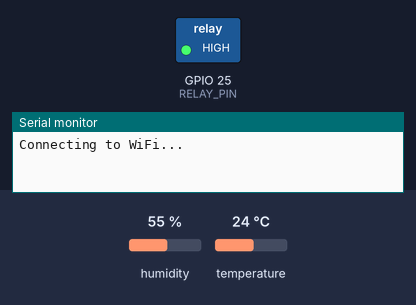
This sketch was run on a simulated ESP32. Shown: switched loads named in the sketch (green lamp = pin HIGH), the last lines printed to the serial monitor. The inputs (shaded band) are chosen by the test bench; at power-on: humidity 55 %, temperature 24 °C. WiFi joins after 1.5 s; servers stay silent unless stated.

Above: at 0.1 s.
At 50.1 s:
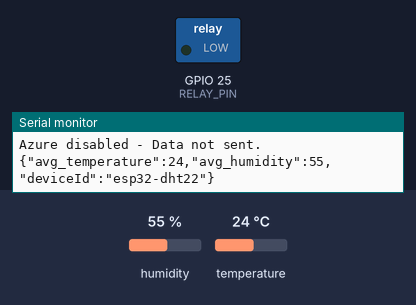
Timing chart, 0 to 51.6 s (numbered marks = the images above):
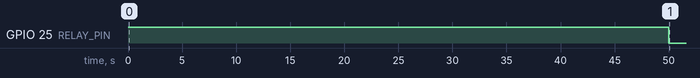

Measured:
- by itself, GPIO 25 (RELAY_PIN): HIGH → LOW at 50.0 s

The sketch:

diffuser.ino
```cpp
#include <WiFi.h>
#include <WiFiClientSecure.h>
#include <PubSubClient.h>
#include <DHT.h>
#include <ArduinoJson.h>

// ====== WiFi Config ======
const char* ssid = "SLT_FIBRE";
const char* password = "srisha2830";

// ====== Azure IoT Hub Settings ======
const char* mqttServer = "iotesp32dht22.azure-devices.net";
const int mqttPort = 8883;
const char* deviceId = "esp32-dht22";
const char* sasToken = "SharedAccessSignature sr=iotesp32dht22.azure-devices.net%2Fdevices%2Fesp32-dht22&sig=l7g5%2BAXQtfjv8hjAuzgZXrEKSlMiGW3IawxqQ6d3Sus%3D&se=1746004807";

// ====== Azure Toggle ======
const bool ENABLE_AZURE = false;  // Set true when ready to connect to Azure

// ====== DHT22 Sensor Setup ======
#define DHTPIN 4
#define DHTTYPE DHT22
DHT dht(DHTPIN, DHTTYPE);

// ====== Relay Setup ======
#define RELAY_PIN 25  // GPIO25 connected to IN pin of relay module

// ====== Averaging Setup ======
const int MAX_SAMPLES = 5;
unsigned long sampleInterval = 10000;  // 10 seconds
float temperatureSamples[MAX_SAMPLES];
float humiditySamples[MAX_SAMPLES];
int sampleIndex = 0;
unsigned long lastSampleTime = 0;

// ====== Clients ======
WiFiClientSecure wifiClient;
PubSubClient mqttClient(wifiClient);

// ====== Calculate Average ======
float calculateAverage(float* samples, int count) {
  float sum = 0;
  for (int i = 0; i < count; i++) {
    sum += samples[i];
  }
  return (count > 0) ? (sum / count) : 0;
}

// ====== Setup ======
void setup() {
  Serial.begin(115200);
  dht.begin();

  // Set relay pin and make sure it's OFF at boot (HIGH for active LOW relay)
  pinMode(RELAY_PIN, OUTPUT);
  digitalWrite(RELAY_PIN, HIGH);  // Relay OFF at boot

  // Connect to WiFi
  Serial.println("Connecting to WiFi...");
  WiFi.begin(ssid, password);
  while (WiFi.status() != WL_CONNECTED) {
    delay(500);
    Serial.print(".");
  }
  Serial.println("\nWiFi connected!");

  // Azure MQTT Setup
  if (ENABLE_AZURE) {
    wifiClient.setInsecure();  // For testing only, insecure TLS
    mqttClient.setServer(mqttServer, mqttPort);
  }
}

// ====== Connect to Azure ======
void connectToAzure() {
  while (!mqttClient.connected()) {
    Serial.print("Connecting to Azure IoT Hub...");
    String username = String(mqttServer) + "/" + deviceId + "/?api-version=2020-09-30";
    if (mqttClient.connect(deviceId, username.c_str(), sasToken)) {
      Serial.println(" Connected to Azure!");
    } else {
      Serial.print(" Failed, rc=");
      Serial.print(mqttClient.state());
      Serial.println(". Trying again in 5 seconds...");
      delay(5000);
    }
  }
}

// ====== Main Loop ======
void loop() {
  if (ENABLE_AZURE && !mqttClient.connected()) {
    connectToAzure();
  }
  if (ENABLE_AZURE) {
    mqttClient.loop();
  }

  unsigned long currentMillis = millis();
  if (currentMillis - lastSampleTime >= sampleInterval) {
    lastSampleTime = currentMillis;

    float temperature = dht.readTemperature();
    float humidity = dht.readHumidity();

    if (isnan(temperature) || isnan(humidity)) {
      Serial.println("Failed to read from DHT sensor!");
      return;
    }

    temperatureSamples[sampleIndex] = temperature;
    humiditySamples[sampleIndex] = humidity;
    sampleIndex++;

    Serial.print("Sample ");
    Serial.print(sampleIndex);
    Serial.print(" - Temp: ");
    Serial.print(temperature);
    Serial.print(" °C, Humidity: ");
    Serial.print(humidity);
    Serial.println(" %");

    if (sampleIndex >= MAX_SAMPLES) {
      float avgTemp = calculateAverage(temperatureSamples, MAX_SAMPLES);
      float avgHum = calculateAverage(humiditySamples, MAX_SAMPLES);

      Serial.print("Average Humidity: ");
      Serial.println(avgHum);

      // ====== Relay Control ======
      if (avgHum >= 50.0) {
        digitalWrite(RELAY_PIN, LOW);  // Relay ON (active LOW)
        Serial.println("Relay ON - Diffuser ON (humidity >= 50%).");
      } else {
        digitalWrite(RELAY_PIN, HIGH); // Relay OFF
        Serial.println("Relay OFF - Diffuser OFF (humidity normal).");
      }

      // ====== Create JSON Payload ======
      StaticJsonDocument<200> doc;
      doc["avg_temperature"] = avgTemp;
      doc["avg_humidity"] = avgHum;
      doc["deviceId"] = deviceId;

      char payload[256];
      serializeJson(doc, payload);
      String topic = "devices/" + String(deviceId) + "/messages/events/";

      if (ENABLE_AZURE) {
        if (mqttClient.publish(topic.c_str(), payload)) {
          Serial.println("Sent average data to Azure:");
          Serial.println(payload);
        } else {
          Serial.println("Failed to send MQTT message.");
        }
      } else {
        Serial.println("Azure disabled - Data not sent.");
        Serial.println(payload);
      }

      sampleIndex = 0;
    }
  }
}
```
